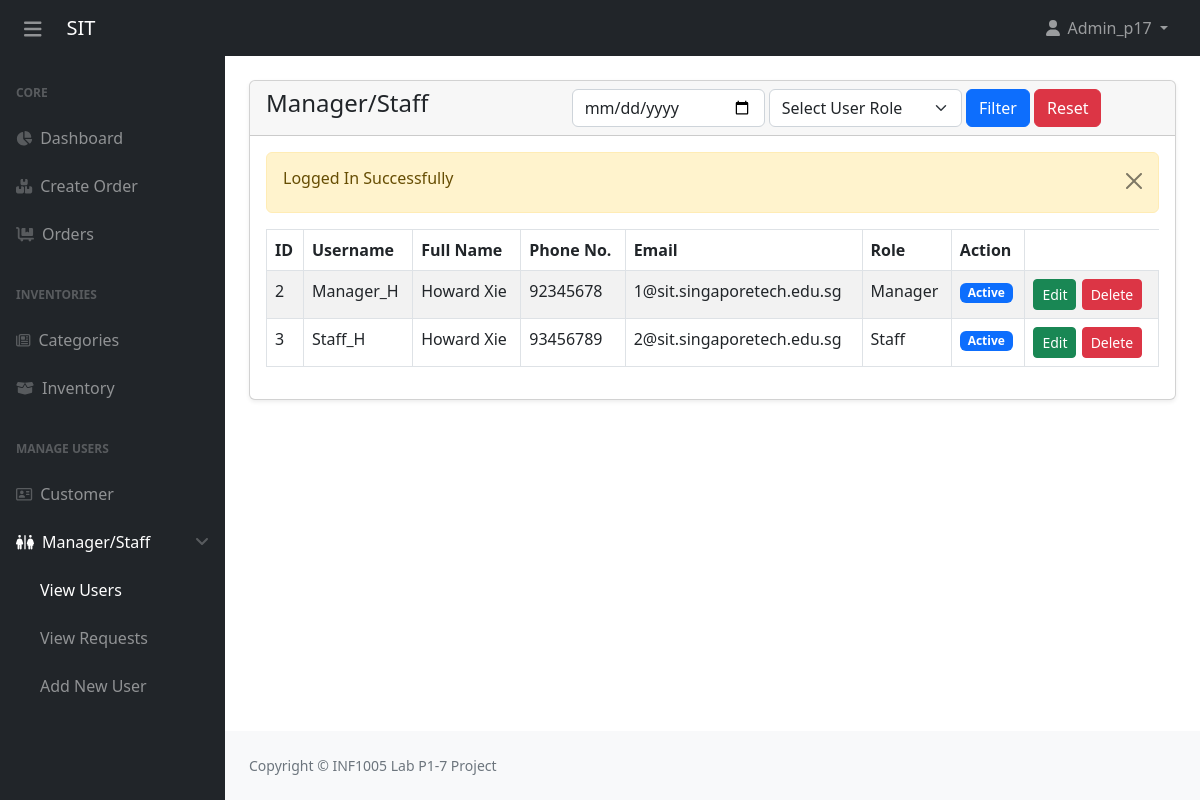
Screenshot of /templates/admin.php (signed in) with the database file from the repository.
### tables this page shows
CREATE TABLE `user` (
  `_id` int NOT NULL AUTO_INCREMENT,
  `roleID` int NOT NULL,
  `userName` varchar(15) NOT NULL,
  `fullName` varchar(255) NOT NULL,
  `password` varchar(255) NOT NULL,
  `email` varchar(255) NOT NULL,
  `telephone` varchar(255) NOT NULL,
  `avatar` varchar(255) NOT NULL DEFAULT '../assets/profile/default.png',
  `dob` date DEFAULT NULL,
  `failed_attempts` int NOT NULL DEFAULT '0' COMMENT '0 = login, 1 =first_login',
  `first_log` tinyint(1) NOT NULL DEFAULT '0' COMMENT '0 = not_lock, 1= lock',
  `lock_acc` tinyint(1) NOT NULL DEFAULT '0' COMMENT '0 = not_lock, 1= lock',
  `created_at` timestamp NOT NULL DEFAULT CURRENT_TIMESTAMP,
  `updated_at` timestamp NOT NULL DEFAULT CURRENT_TIMESTAMP,
  `logTime` timestamp NULL DEFAULT NULL,
  PRIMARY KEY (`_id`),
  UNIQUE KEY `email_UNIQUE` (`email`),
  UNIQUE KEY `telephone_UNIQUE` (`telephone`),
  UNIQUE KEY `idx_user_contact_unique` (`email`,`telephone`),
  KEY `fk_user_role_idx` (`roleID`),
  KEY `fk_user_request_user_idx` (`userName`,`email`),
  CONSTRAINT `fk_user_role` FOREIGN KEY (`roleID`) REFERENCES `role` (`_id`)
);

CREATE TABLE `role` (
  `_id` int NOT NULL AUTO_INCREMENT,
  `roleName` varchar(20) NOT NULL,
  PRIMARY KEY (`_id`)
);

### templates/admin.php (the view, shortened to what this page needs)
<?php include("includes/header.php");
$sessionRole = $_SESSION['loggedInUser']['roleID'];
?>
<div class="container-fluid px-4">
	<div class="card mt-4 shadow-sm">
		<div class="card-header">
			<div class="row">
				<div class="col-md-4">
					<h4 class="mb-0">
						<?php
						if ($sessionRole == 2) {
							echo "Staff";
						} else {
							echo "Manager/Staff";
						}
						?>
					</h4>
				</div>
				<div class="col-md-8">
					<form action="" method="GET">
						<div class="row g-1">
							<div class="col-md-4">
								<input type="date"
									name="date"
									class="form-control"
									value="<?= isset($_GET['date']) == true ? $_GET['date'] : ''; ?>" />
							</div>
							<?php if ($sessionRole == 1 || $sessionRole == 2): ?>
								<div class="col-md-4">
									<select name="role_status" class="form-select">
										<option value="">Select User Role</option>
									</select>
								</div>
							<?php endif; ?>
							<div class="col-md-4">
								<button type="submit" class="btn btn-primary">Filter</button>
								<a href="manager.php" class="btn btn-danger">Reset</a>
							</div>
						</div>
					</form>
				</div>
			</div>
		</div>
		<div class="card-body">
			<?php
			$query = "SELECT o._id AS user_id, o.*, c.roleName
			FROM user o
			JOIN role c ON o.roleID = c._id
			WHERE 1";
			if ($sessionRole == 1) {
				$query .= " AND o._id <> 1";
			} elseif ($sessionRole == 2) {
				$query .= " AND o.roleID = 3";
			}
			$users = mysqli_query($con, $query);
			if (mysqli_num_rows($users) > 0) {
			?>
				<div class="table-responsive">
					<table class="table table-striped table-bordered">
						<thead>
							<tr>
								<th>ID</th>
								<th>Username</th>
								<th>Full Name</th>
								<th>Phone No.</th>
								<th>Email</th>
								<th>Role</th>
								<th>Action</th>
							</tr>
						</thead>
						<tbody>
							<?php foreach ($users as $userItem) : ?>
								<tr>
									<td><?= $userItem['user_id'] ?></td>
									<td><?= $userItem['userName'] ?></td>
									<td><?= decryption($userItem['fullName']) ?></td>
									<td><?= decryption($userItem['telephone']) ?></td>
									<td><?= decryption($userItem['email']) ?></td>
									<td><?= $userItem['roleName'] ?? 'Unknown'; ?></td>
									<td>
										<?php
										if ($userItem['lock_acc'] == 1) {
											echo '<span class="badge bg-danger">Banned</span>';
										} else {
											echo '<span class="badge bg-primary">Active</span>';
										}
										?>
									</td>
									<?php if ($sessionRole == 1): ?>
										<td>
											<form action="admin-edit.php" method="post" style="display: inline-block; margin-right: 1px;">
												<button type="submit" class="btn btn-success btn-sm">Edit</button>
											</form>
											<form action="admin-delete.php" method="post" style="display: inline-block; margin-right: 1px;">
												<button type="submit" class="btn btn-danger btn-sm" onclick="return confirm('Are you sure you want to remove this user?')">Delete</button>
											</form>
										</td>
									<?php endif; ?>
								</tr>
							<?php endforeach; ?>
						</tbody>
					</table>
				</div>
			<?php
			} else {
			?>
				<h4 class="mb-0">No Record found</h4>
			<?php
			}
			?>
		</div>
	</div>
</div>
<?php include("includes/footer.php"); ?>

### rows the page displays
user: _id "2", userName "Manager_H", fullName "Howard Xie", telephone "92345678", email "1@sit.singaporetech.edu.sg", roleID.roleName "Manager", lock_acc "Active"
user: _id "3", userName "Staff_H", fullName "Howard Xie", telephone "93456789", email "2@sit.singaporetech.edu.sg", roleID.roleName "Staff", lock_acc "Active"

### other values shown
$_SESSION['loggedInUser']['username'] "Admin_p17"
$label "Manager/Staff"
$_SESSION['status'] "Logged In Successfully"
